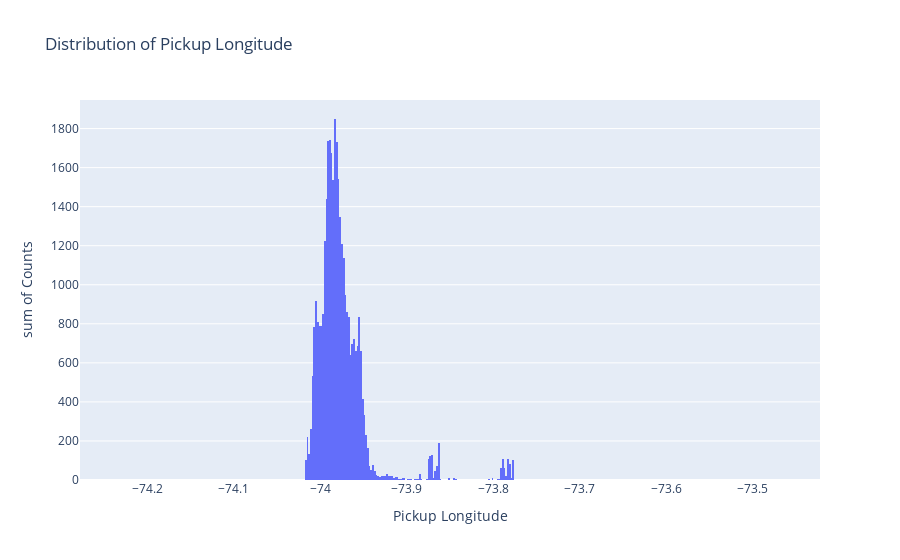
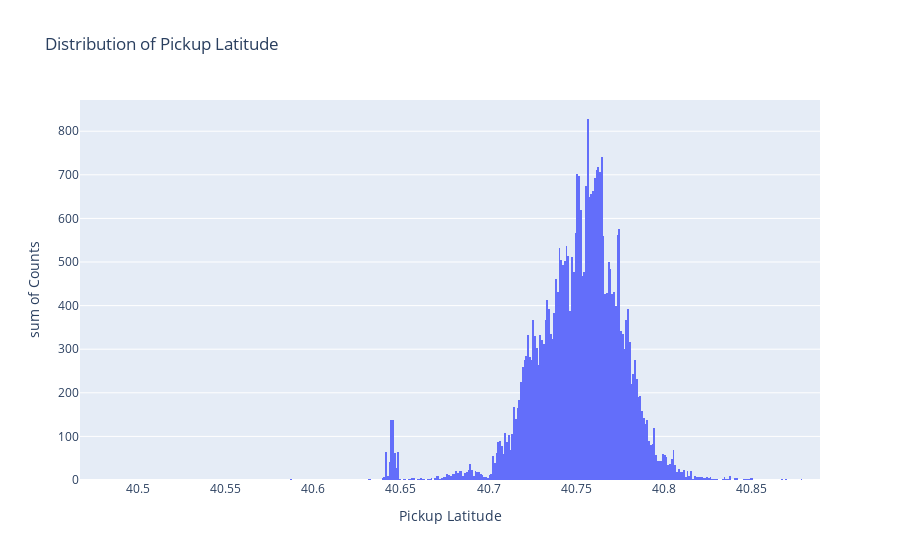

Write notebook code for charts like these, in order.
### Code cell
px.histogram(pickup_long_dist, x = 'pickup_longitude', y = 'counts', 
             labels={
                     "pickup_longitude": "Pickup Longitude",
                     "counts": "Counts" },
                title = 'Distribution of Pickup Longitude')
px.histogram(pickup_lat_dist, x = 'pickup_latitude', y = 'counts', 
             labels={
                     "pickup_latitude": "Pickup Latitude",
                     "counts": "Counts" },
                title = 'Distribution of Pickup Latitude')

### Figure 1 — Plotly figure (JSON) as saved in the notebook; plotly's stock layout.template omitted (floating-point values rounded to 4 significant figures; data arrays with more than 128 entries replaced by an {"elided": "..."} marker saying what was removed)
{"data": [{"alignmentgroup": "True", "bingroup": "x", "histfunc": "sum", "hovertemplate": "Pickup Longitude=%{x}<br>sum of Counts=%{y}<extra></extra>", "legendgroup": "", "marker": {"color": "#636efa", "pattern": {"shape": ""}}, "name": "", "offsetgroup": "", "orientation": "v", "showlegend": false, "type": "histogram", "x": {"elided": "25331 float values"}, "xaxis": "x", "y": {"elided": "25331 int values"}, "yaxis": "y"}], "layout": {"barmode": "relative", "legend": {"tracegroupgap": 0}, "title": {"text": "Distribution of Pickup Longitude"}, "xaxis": {"anchor": "y", "domain": [0, 1], "title": {"text": "Pickup Longitude"}}, "yaxis": {"anchor": "x", "domain": [0, 1], "title": {"text": "sum of Counts"}}}}

### Figure 2 — Plotly figure (JSON) as saved in the notebook; plotly's stock layout.template omitted (floating-point values rounded to 4 significant figures; data arrays with more than 128 entries replaced by an {"elided": "..."} marker saying what was removed)
{"data": [{"alignmentgroup": "True", "bingroup": "x", "histfunc": "sum", "hovertemplate": "Pickup Latitude=%{x}<br>sum of Counts=%{y}<extra></extra>", "legendgroup": "", "marker": {"color": "#636efa", "pattern": {"shape": ""}}, "name": "", "offsetgroup": "", "orientation": "v", "showlegend": false, "type": "histogram", "x": {"elided": "26594 float values"}, "xaxis": "x", "y": {"elided": "26594 int values"}, "yaxis": "y"}], "layout": {"barmode": "relative", "legend": {"tracegroupgap": 0}, "title": {"text": "Distribution of Pickup Latitude"}, "xaxis": {"anchor": "y", "domain": [0, 1], "title": {"text": "Pickup Latitude"}}, "yaxis": {"anchor": "x", "domain": [0, 1], "title": {"text": "sum of Counts"}}}}
